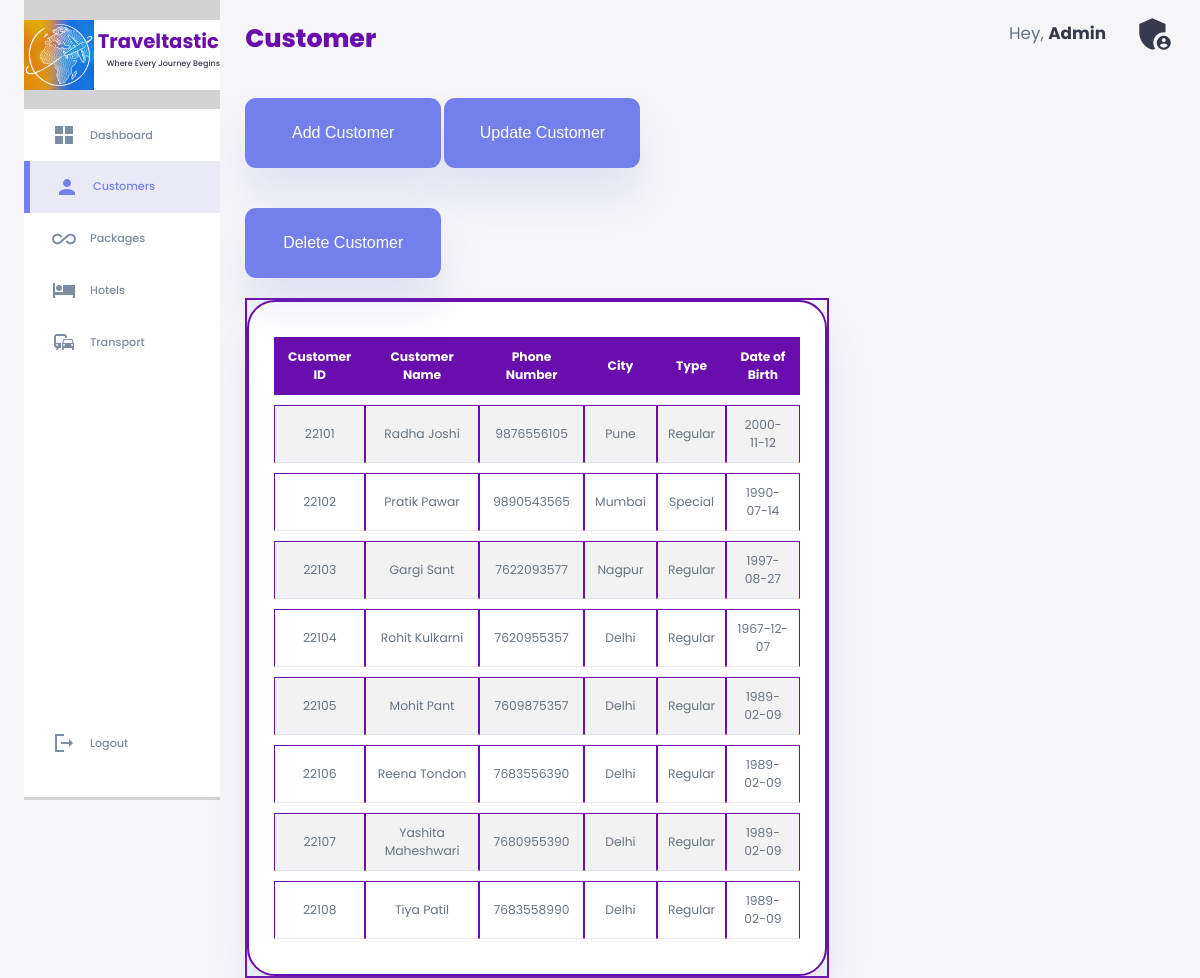
/Admin/customer.php, run on the app's committed database.
### tables this page shows
create table CustomerDetails(
     Cid  int primary key auto_increment,
     Cname varchar(150) not null,
     Cphno varchar(10)  UNIQUE,
     Ccity varchar(50) not null,
     Ctype enum('Regular','Special') not null,
     Cdob date);

### Admin/customer.php (the view, shortened to what this page needs)
<!DOCTYPE html>
<html lang="en">
<head>
    <link rel="stylesheet" href="./style1.css">
</head>
<body>
    <div class="container">
        <aside>
            <div class="logo">
                <img src="Where Every Journey Beginslogo1.png">
                <h2>Traveltastic</h2>
                <h3>Where Every Journey Begins</h3>
            </div>
            <div class="sidebar">
                <a href="dashboard.php">
                    <span class="material-icons-sharp">grid_view</span>
                    <h3>Dashboard</h3>
                </a>
                <a href="customer.php" class="active">
                    <span class="material-icons-sharp">person</span>
                    <h3>Customers</h3>
                </a>
                <a href="package.php">
                    <span class="material-icons-sharp">all_inclusive</span>
                    <h3>Packages</h3>
                </a>
                <a href="hotel.php">
                    <span class="material-icons-sharp">hotel</span>
                    <h3>Hotels</h3>
                </a>
                <a href="transport.php">
                    <span class="material-icons-sharp">commute</span>
                    <h3>Transport</h3>
                </a>
                <a href="#">
                    <span class="material-icons-sharp">logout</span>
                    <h3>Logout</h3>
                </a>
            </div>
        </aside>
        <main>
            <h1>Customer</h1>
            <div class="menu">
                <button class="button" onclick="openadd()">Add Customer</button>
                <button class="button" onclick="openupdate()">Update Customer</button>
                <button class="button" onclick="opendelete()">Delete Customer</button>
            </div>
            <div id="customerDetails" class="recentorder">
                <?php
                $host = "localhost";
                $username = "root";
                $password = "";
                $database = "tourismmanagementcompany";
                $conn = mysqli_connect($host, $username, $password, $database);
                $sql = "SELECT * FROM customerdetails";
                $result = mysqli_query($conn, $sql);
                if (mysqli_num_rows($result) > 0) {
                    echo "<table>";
                    echo "<tr><th>Customer ID</th><th>Customer Name</th><th>Phone Number</th><th>City</th><th>Type</th><th>Date of Birth</th></tr>";
                    while ($row = mysqli_fetch_assoc($result)) {
                        echo "<tr>";
                        echo "<td>" . $row['Cid'] . "</td>";
                        echo "<td>" . $row['Cname'] . "</td>";
                        echo "<td>" . $row['Cphno'] . "</td>";
                        echo "<td>" . $row['Ccity'] . "</td>";
                        echo "<td>" . $row['Ctype'] . "</td>";
                        echo "<td>" . $row['Cdob'] . "</td>";
                        echo "</tr>";
                    }
                    echo "</table>";
                } else {
                    echo "No customers found.";
                }
                ?>
            </div>
        </main>
        <div class="right">
            <div class="top">
                <div class="profile">
                    <div class="info">
                        <p>Hey, <b>Admin</b></p>
                    </div>
                    <div class="profile-icon">
                        <span class="material-icons-sharp">admin_panel_settings</span>
                    </div>
                </div>
            </div>
        </div>
    </div>
</body>
</html>

### Admin/style1.css (style rules this page uses)
:root { --color-primary: #7380ec; --color-danger: #ff7782; --color-success: #41f1b6; --color-warning: #ffbb55; --color-white: #fff; --color-info-dark: #7d8da1; --color-info-light: #dceleb; --color-dark: #363949; --color-light: rgba(132, 139, 200, 0.18); --color-primary-variant: #111e88; --color-dark-variant: #677483; --color-background: #f6f6f9; --card-border-radius: 2rem; --border-radius-1: 0.4rem; --border-radius-2: 0.8rem; --border-radius-3: 1.2rem; --card-padding: 1.8rem; --padding-1: 1.2rem; --box-shadow: 0 2rem 3rem var(--color-light); }
* { margin: 0; padding: 0; outline: 0; appearance: none; border: 0; text-decoration: none; list-style: none; box-sizing: border-box; }
html { font-size: 14px; }
body { width: 100vw; height: 100vh; font-family: poppins, sans-serif; font-size: 0.88rem; background: var(--color-background); user-select: none; overflow-x: hidden; color:var(--color-dark); }
.container { display: grid; width: 96%; margin: 0 auto; gap: 1.8rem; grid-template-columns: 14rem auto 23rem; }
a { color: var(--color-dark); }
img { display: block; width: 100%; }
h1 { font-weight: 800; font-size: 1.8rem; }
h2 { font-size: 1.4rem; }
h3 { font-size: 0.8rem; }
P { color: var(--color-dark-variant); }
b { color: var(--color-dark); }
aside { height: 100vh; background: lightgrey; }
aside .logo { display: flex; gap: 0.8rem; background: white; display: flex; align-items: center; justify-content: space-between; margin-top: 1.4rem; margin-bottom: 1.4rem; }
aside .logo img { width: 5rem; height: 5rem; }
aside .logo h2 { margin-left: -1.7rem; margin-top: -2rem; }
aside .logo h3 { display: inline-block; margin-left: -10rem; margin-top: 1.3rem; font-size: 8px; text-align: center; }
aside .sidebar { margin-top: -3rem; background: white; display: flex; flex-direction: column; height: 86vh; position: relative; top: 3rem; }
aside h3 { font-weight: 500; }
aside .sidebar a { display: flex; color: var(--color-info-dark); margin-left: 2rem; gap: 1rem; align-items: center; position: relative; height: 3.7rem; transition: all 300ms ease; }
aside .sidebar a:last-child { position: absolute; bottom: 2rem; width: 100%; }
aside .sidebar a.active { background: var(--color-light); color: var(--color-primary); margin-left: 0; }
aside .sidebar a.active:before { content:""; width: 6px; height: 100%; background: var(--color-primary); }
aside .sidebar a.active span { color: var(--color-primary); margin-left: calc(1rem - 3px); }
main { margin-top: 1.4rem; }
main .recentorder { margin-top:2rem; }
main .menu .button { height: 5rem ; width: 14rem; font-size: 16px; margin-top: 40px; border: none; cursor: pointer; border-radius: var(--border-radius-2); transition: background-color 0.3s ease; background-color: var(--color-primary); color: white; box-shadow: var(--box-shadow); }
main .recentorder table { background-color: var(--color-white); width: 100%; border-radius: var(--card-border-radius); padding: var(--card-padding); text-align: center; box-shadow: var(--box-shadow); transition: all 300ms; }
main table tbody td { height: 2.8rem; border-bottom: 1px solid var(--color-light); color: var(--color-dark-variant); }
.right { margin-top: 1.4rem; }
.right .top { display: flex; justify-content: end; }
.right .top .profile { display: flex; gap: 2rem; text-align: right; font-size: 1.2rem; }
.right .top .profile .profile-icon span { position:relative; top: -0.5rem; font-size: 2.5em; }
.recentorder { border: 2px solid #6a0dad }
h1, h2 { color: #6a0dad; }
table { width: 100%; border-collapse: separate; border-spacing: 0 10px; border: 2px solid #6a0dad; }
th, td { padding: 10px; text-align: center; border: 1px solid #6a0dad; }
th { background-color: #6a0dad; color: white; }
tr:nth-child(even) { background-color: #f2f2f2; }
#customerDetails { margin-top: 20px; }

### data on the page
customerdetails: Cid "22101", Cname "Radha Joshi", Cphno "9876556105", Ccity "Pune", Ctype "Regular", Cdob "2000-11-12"
customerdetails: Cid "22102", Cname "Pratik Pawar", Cphno "9890543565", Ccity "Mumbai", Ctype "Special", Cdob "1990-07-14"
customerdetails: Cid "22103", Cname "Gargi Sant", Cphno "7622093577", Ccity "Nagpur", Ctype "Regular", Cdob "1997-08-27"
customerdetails: Cid "22104", Cname "Rohit Kulkarni", Cphno "7620955357", Ccity "Delhi", Ctype "Regular", Cdob "1967-12-07"
customerdetails: Cid "22105", Cname "Mohit Pant", Cphno "7609875357", Ccity "Delhi", Ctype "Regular", Cdob "1989-02-09"
customerdetails: Cid "22106", Cname "Reena Tondon", Cphno "7683556390", Ccity "Delhi", Ctype "Regular", Cdob "1989-02-09"
customerdetails: Cid "22107", Cname "Yashita Maheshwari", Cphno "7680955390", Ccity "Delhi", Ctype "Regular", Cdob "1989-02-09"
customerdetails: Cid "22108", Cname "Tiya Patil", Cphno "7683558990", Ccity "Delhi", Ctype "Regular", Cdob "1989-02-09"
